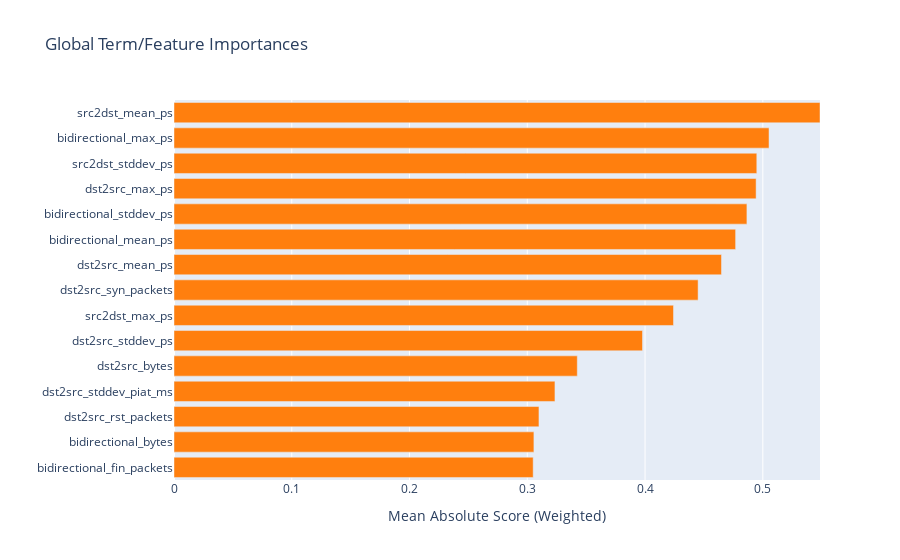

Notebook code cell kept with this figure:
### Code cell
preserve(ebm.explain_global())

### Figure 1 — Plotly figure (JSON) as saved in the notebook; plotly's stock layout.template omitted (floating-point values rounded to 4 significant figures)
{"data": [{"marker": {"color": ["#ff7f0e", "#ff7f0e", "#ff7f0e", "#ff7f0e", "#ff7f0e", "#ff7f0e", "#ff7f0e", "#ff7f0e", "#ff7f0e", "#ff7f0e", "#ff7f0e", "#ff7f0e", "#ff7f0e", "#ff7f0e", "#ff7f0e"]}, "orientation": "h", "type": "bar", "x": [0.305, 0.3056, 0.3099, 0.3235, 0.3425, 0.3978, 0.4242, 0.445, 0.4649, 0.4769, 0.4865, 0.4943, 0.4949, 0.5053, 0.5486], "y": ["bidirectional_fin_packets", "bidirectional_bytes", "dst2src_rst_packets", "dst2src_stddev_piat_ms", "dst2src_bytes", "dst2src_stddev_ps", "src2dst_max_ps", "dst2src_syn_packets", "dst2src_mean_ps", "bidirectional_mean_ps", "bidirectional_stddev_ps", "dst2src_max_ps", "src2dst_stddev_ps", "bidirectional_max_ps", "src2dst_mean_ps"]}], "layout": {"title": {"text": "Global Term/Feature Importances"}, "xaxis": {"range": [0, 0.5486], "title": {"text": "Mean Absolute Score (Weighted)"}}, "yaxis": {"automargin": true, "dtick": 1, "title": {"text": ""}}}}
